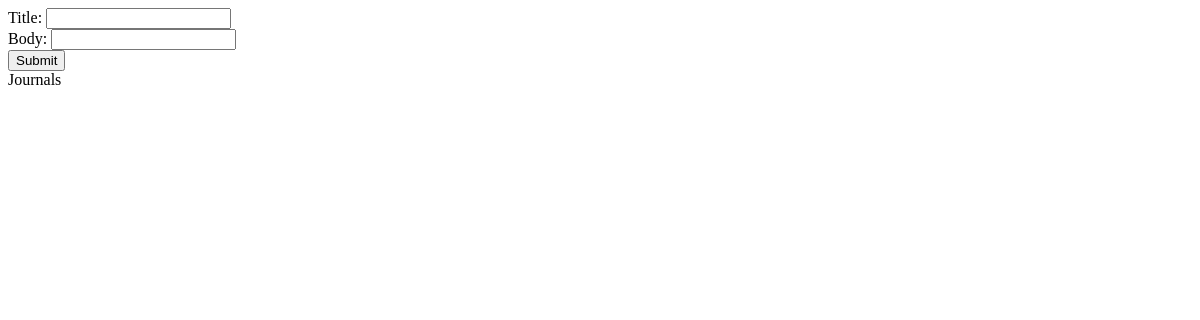
Before: / with the older database file.
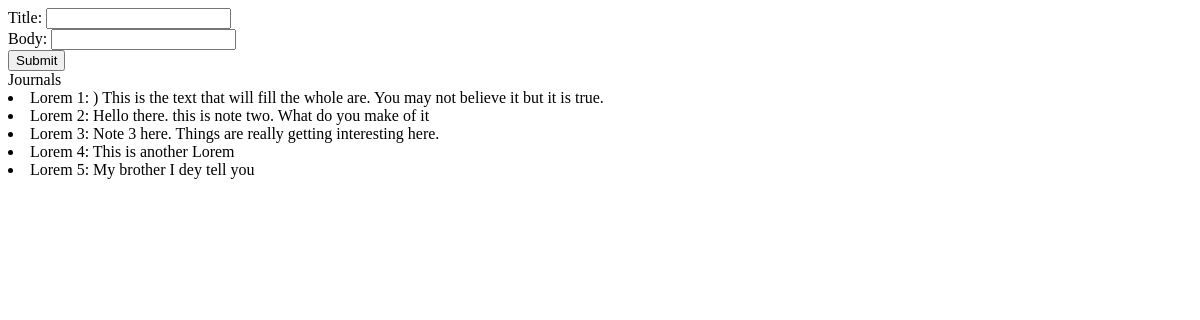
After: the same page with the newer database file.
### journal/models.py (models this page shows)
class Journal(models.Model):
    title = models.CharField(max_length=64)
    body = models.TextField()
    def __str__(self):
        return f"{self.title}: {self.body}"

### journal/views.py (the view)
# urls.py: path("", views.index, name="index" ),
def index(request):
    journals = Journal.objects.all()
    return render(request, 'journal/index.html', {'journals': journals})

### journal/templates/journal/index.html (shortened to what this page needs)
{% extends 'journal/base.html' %}
{% block body %}
    <form action="{% url 'journal:add_journal' %}" method="post">
        <div>
            <label>Title:</label>
            <input type="text" name="title">
        </div>
        <div>
            <label>Body:</label>
            <input type="text" name="body">
        </div>
        <input type="submit" value="Submit">
    </form>
    Journals
    {% for journal in journals %}
        <li>
            {{ journal }}
        </li>
    {% endfor %}
{% endblock %}

### journal/templates/journal/base.html (shortened to what this page needs)
<!DOCTYPE html>
<html>
    <head>
    </head>
    <body>
        {% block body %}
        {% endblock %}
    </body>
</html>

Changed rows visible on the page:
added Journal: title+body "Lorem 1: ) This is the text that will fill the whole are. You may not believe it but it is true."
added Journal: title+body "Lorem 2: Hello there. this is note two. What do you make of it"
added Journal: title+body "Lorem 3: Note 3 here. Things are really getting interesting here."
added Journal: title+body "Lorem 4: This is another Lorem"
added Journal: title+body "Lorem 5: My brother I dey tell you"
